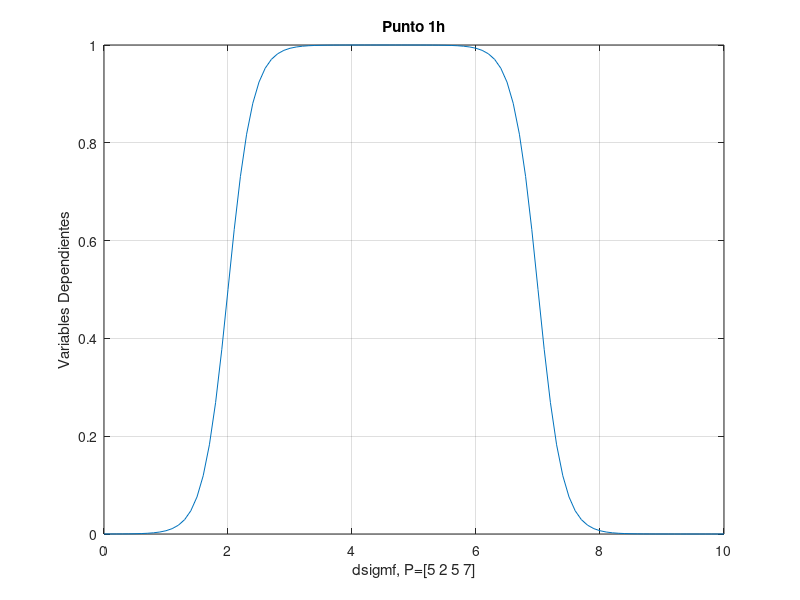

Write MATLAB code to recreate this figure.
clc, clear;

x=0:0.1:10;
params = [5 2 5 7];
y = dsigmf(x,params);

plot(x,y)

xlabel('dsigmf, P=[5 2 5 7]')
ylabel('Variables Dependientes')
title('Punto 1h')
grid on